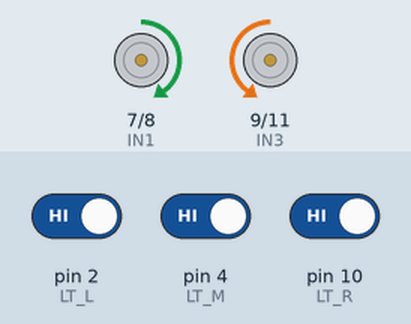
A sketch run on a simulated Arduino Uno, built with avr-gcc and run on an emulated ATmega328P. Parts: motor-driver pin pairs drawn as motors (green arrow = first pin HIGH = forward, orange = second pin HIGH = backward, longer = more drive, scaled by the enable pin). The test bench sets the inputs (shaded band); at power-on: pin 2 (LT_L) HIGH, pin 10 (LT_R) HIGH, pin 4 (LT_M) HIGH.

Above: at 3.2 s.
3.3 s: pin 2 (LT_L) driven LOW
At 4.5 s:
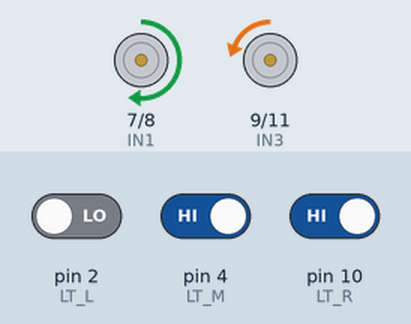
4.8 s: pin 2 (LT_L) driven HIGH
At 5.7 s:
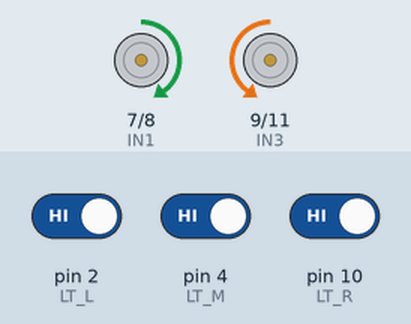
6.3 s: pin 10 (LT_R) driven LOW
At 6.9 s:
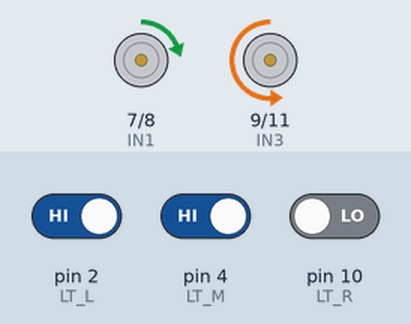
7.8 s: pin 10 (LT_R) driven HIGH
At 9.0 s:
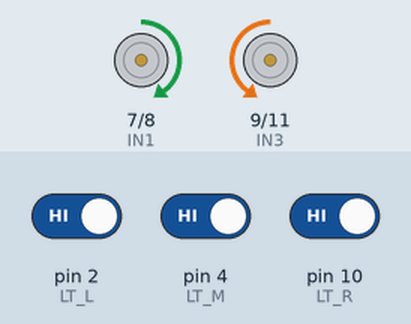
9.3 s: pin 2 (LT_L) driven LOW and pin 4 (LT_M) driven LOW and pin 10 (LT_R) driven LOW
At 10.4 s:
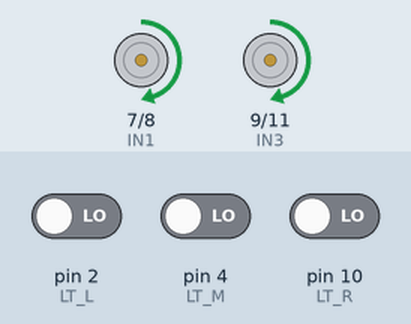
Timing chart, 0 to 11.8 s (numbered marks = the images above; inputs shaded):
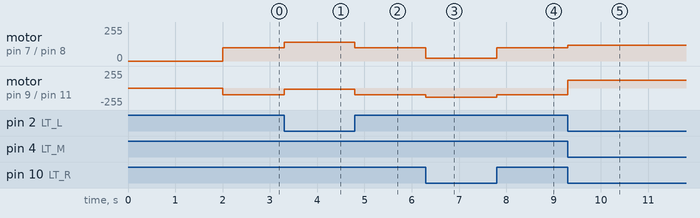

Measured:
- after the input at 3.3 s, motor on pin 7 (IN1) / pin 8 (IN2): forward 100/255 → forward 140/255 at once; motor on pin 9 (IN3) / pin 11 (IN4): backward 100/255 → backward 20/255 at once
- after the input at 4.8 s, motor on pin 7 (IN1) / pin 8 (IN2): forward 140/255 → forward 100/255 at once; motor on pin 9 (IN3) / pin 11 (IN4): backward 20/255 → backward 100/255 at once
- after the input at 6.3 s, motor on pin 7 (IN1) / pin 8 (IN2): forward 100/255 → forward 20/255 at once; motor on pin 9 (IN3) / pin 11 (IN4): backward 100/255 → backward 140/255 at once
- after the input at 7.8 s, motor on pin 7 (IN1) / pin 8 (IN2): forward 20/255 → forward 100/255 at once; motor on pin 9 (IN3) / pin 11 (IN4): backward 140/255 → backward 100/255 at once
- after the input at 9.3 s, motor on pin 7 (IN1) / pin 8 (IN2): forward 100/255 → forward 120/255 at once; motor on pin 9 (IN3) / pin 11 (IN4): backward 100/255 → forward 120/255 at once

The sketch:

line_following.ino
```cpp
// -------------------------------------------------------------
// Arduino Line Following Robot (3-Channel IR Line Tracking)
// -------------------------------------------------------------

#define LT_L 2
#define LT_M 4
#define LT_R 10

#define ENB 5
#define IN1 7
#define IN2 8
#define IN3 9
#define IN4 11
#define ENA 6

const int BASE_SPEED = 100;
const int SLOW_SPEED = 20;
const int FAST_SPEED = 140;
const int SEARCH_SPEED = 120;

void setup() {
  pinMode(LT_L, INPUT);
  pinMode(LT_M, INPUT);
  pinMode(LT_R, INPUT);

  pinMode(ENB, OUTPUT);
  pinMode(IN1, OUTPUT);
  pinMode(IN2, OUTPUT);
  pinMode(IN3, OUTPUT);
  pinMode(IN4, OUTPUT);
  pinMode(ENA, OUTPUT);

  stopBot();
  delay(2000);
}

void loop() {
  int leftState = digitalRead(LT_L);
  int middleState = digitalRead(LT_M);
  int rightState = digitalRead(LT_R);

  if (leftState == LOW &&
      middleState == HIGH &&
      rightState == LOW) {
    forward(BASE_SPEED, BASE_SPEED);
  }

  else if (leftState == HIGH &&
           rightState == LOW) {
    forward(SLOW_SPEED, FAST_SPEED);
  }

  else if (leftState == LOW &&
           rightState == HIGH) {
    forward(FAST_SPEED, SLOW_SPEED);
  }

  else if (leftState == LOW &&
           middleState == LOW &&
           rightState == LOW) {
    spinSearchRight();
  }

  else if (leftState == HIGH &&
           middleState == HIGH &&
           rightState == HIGH) {
    forward(BASE_SPEED, BASE_SPEED);
  }
}

void forward(int speedLeft, int speedRight) {
  analogWrite(ENA, speedLeft);
  analogWrite(ENB, speedRight);

  digitalWrite(IN1, HIGH);
  digitalWrite(IN2, LOW);

  digitalWrite(IN3, LOW);
  digitalWrite(IN4, HIGH);
}

void spinSearchRight() {
  analogWrite(ENA, SEARCH_SPEED);
  analogWrite(ENB, SEARCH_SPEED);

  digitalWrite(IN1, HIGH);
  digitalWrite(IN2, LOW);

  digitalWrite(IN3, HIGH);
  digitalWrite(IN4, LOW);
}

void stopBot() {
  analogWrite(ENA, 0);
  analogWrite(ENB, 0);

  digitalWrite(IN1, LOW);
  digitalWrite(IN2, LOW);
  digitalWrite(IN3, LOW);
  digitalWrite(IN4, LOW);
}
```
